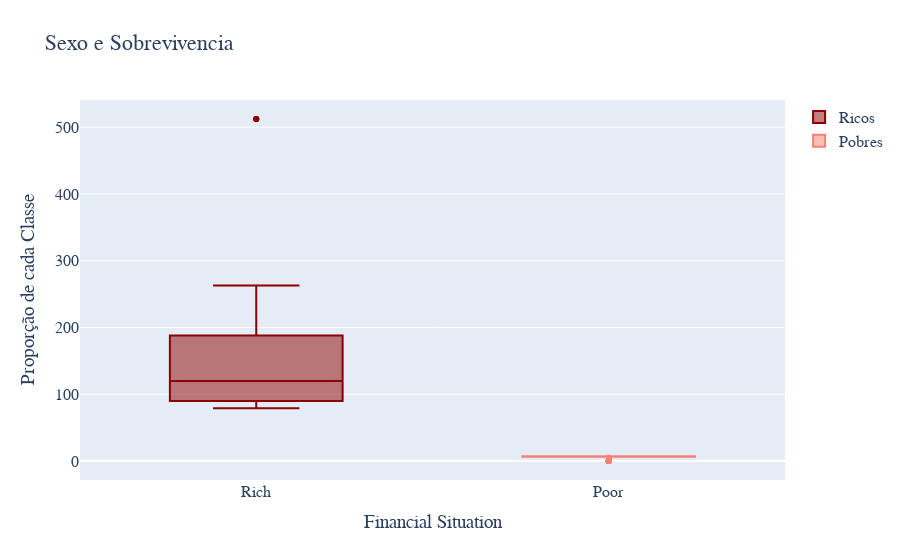

The code cell stored with this chart in its notebook:
### Code cell
ricos_ = go.Box(x=mais_ricos["Financial"],
              y=mais_ricos["Fare"],
              marker={"color":"darkred"},
              name="Ricos",
              hovertemplate="Percentage %{y:.3f}%")

pobres_ = go.Box(x=mais_pobres["Financial"],
              y=mais_pobres["Fare"],
              marker={"color":"salmon"},
              name="Pobres",
              hovertemplate="Percentage %{y:.3f}%")

layout = go.Layout(title="Sexo e Sobrevivencia",
                  xaxis={"title":"Financial Situation"},
                  yaxis={"title":"Proporção de cada Classe"})

fig = go.Figure(data=[ricos_,pobres_], layout=layout)
fig.update_layout(
    font=dict(family='Droid-Serif', size=16))
fig.show()

### Figure 1 — Plotly figure (JSON) as saved in the notebook; plotly's stock layout.template omitted (floating-point values rounded to 4 significant figures)
{"data": [{"hovertemplate": "Percentage %{y:.3f}%", "marker": {"color": "darkred"}, "name": "Ricos", "type": "box", "x": ["Rich", "Rich", "Rich", "Rich", "Rich", "Rich", "Rich", "Rich", "Rich", "Rich", "Rich", "Rich", "Rich", "Rich", "Rich", "Rich", "Rich", "Rich", "Rich", "Rich", "Rich", "Rich", "Rich", "Rich", "Rich", "Rich", "Rich", "Rich", "Rich", "Rich", "Rich", "Rich", "Rich", "Rich", "Rich", "Rich", "Rich", "Rich", "Rich", "Rich", "Rich", "Rich", "Rich", "Rich", "Rich", "Rich", "Rich", "Rich", "Rich", "Rich", "Rich", "Rich", "Rich", "Rich", "Rich", "Rich", "Rich", "Rich", "Rich", "Rich", "Rich", "Rich", "Rich", "Rich", "Rich", "Rich", "Rich", "Rich", "Rich", "Rich", "Rich", "Rich", "Rich", "Rich", "Rich", "Rich", "Rich", "Rich", "Rich", "Rich"], "y": [512.3, 512.3, 512.3, 263, 263, 263, 263, 262.4, 262.4, 247.5, 247.5, 227.5, 227.5, 227.5, 227.5, 221.8, 211.5, 211.3, 211.3, 211.3, 164.9, 164.9, 153.5, 153.5, 153.5, 151.6, 151.6, 151.6, 151.6, 146.5, 146.5, 135.6, 135.6, 135.6, 134.5, 134.5, 133.7, 133.7, 120, 120, 120, 120, 113.3, 113.3, 113.3, 110.9, 110.9, 110.9, 110.9, 108.9, 108.9, 106.4, 106.4, 93.5, 93.5, 91.08, 91.08, 90, 90, 90, 90, 89.1, 89.1, 86.5, 86.5, 86.5, 83.47, 83.47, 83.16, 83.16, 83.16, 82.17, 82.17, 81.86, 80, 80, 79.65, 79.65, 79.65, 79.2]}, {"hovertemplate": "Percentage %{y:.3f}%", "marker": {"color": "salmon"}, "name": "Pobres", "type": "box", "x": ["Poor", "Poor", "Poor", "Poor", "Poor", "Poor", "Poor", "Poor", "Poor", "Poor", "Poor", "Poor", "Poor", "Poor", "Poor", "Poor", "Poor", "Poor", "Poor", "Poor", "Poor", "Poor", "Poor", "Poor", "Poor", "Poor", "Poor", "Poor", "Poor", "Poor", "Poor", "Poor", "Poor", "Poor", "Poor", "Poor", "Poor", "Poor", "Poor", "Poor", "Poor", "Poor", "Poor", "Poor", "Poor", "Poor", "Poor", "Poor", "Poor", "Poor", "Poor", "Poor", "Poor", "Poor", "Poor", "Poor", "Poor", "Poor", "Poor", "Poor", "Poor", "Poor", "Poor", "Poor", "Poor", "Poor", "Poor", "Poor", "Poor", "Poor", "Poor", "Poor", "Poor", "Poor", "Poor", "Poor", "Poor", "Poor", "Poor", "Poor"], "y": [0, 0, 0, 0, 0, 0, 0, 0, 0, 0, 0, 0, 0, 0, 0, 4.013, 5, 6.237, 6.438, 6.45, 6.496, 6.496, 6.75, 6.75, 6.858, 6.95, 6.975, 6.975, 7.046, 7.05, 7.05, 7.05, 7.05, 7.05, 7.05, 7.05, 7.054, 7.054, 7.125, 7.125, 7.125, 7.125, 7.142, 7.225, 7.225, 7.225, 7.225, 7.225, 7.225, 7.225, 7.225, 7.225, 7.225, 7.225, 7.225, 7.229, 7.229, 7.229, 7.229, 7.229, 7.229, 7.229, 7.229, 7.229, 7.229, 7.229, 7.229, 7.229, 7.229, 7.229, 7.25, 7.25, 7.25, 7.25, 7.25, 7.25, 7.25, 7.25, 7.25, 7.25]}], "layout": {"font": {"family": "Droid-Serif", "size": 16}, "title": {"text": "Sexo e Sobrevivencia"}, "xaxis": {"title": {"text": "Financial Situation"}}, "yaxis": {"title": {"text": "Proporção de cada Classe"}}}}
